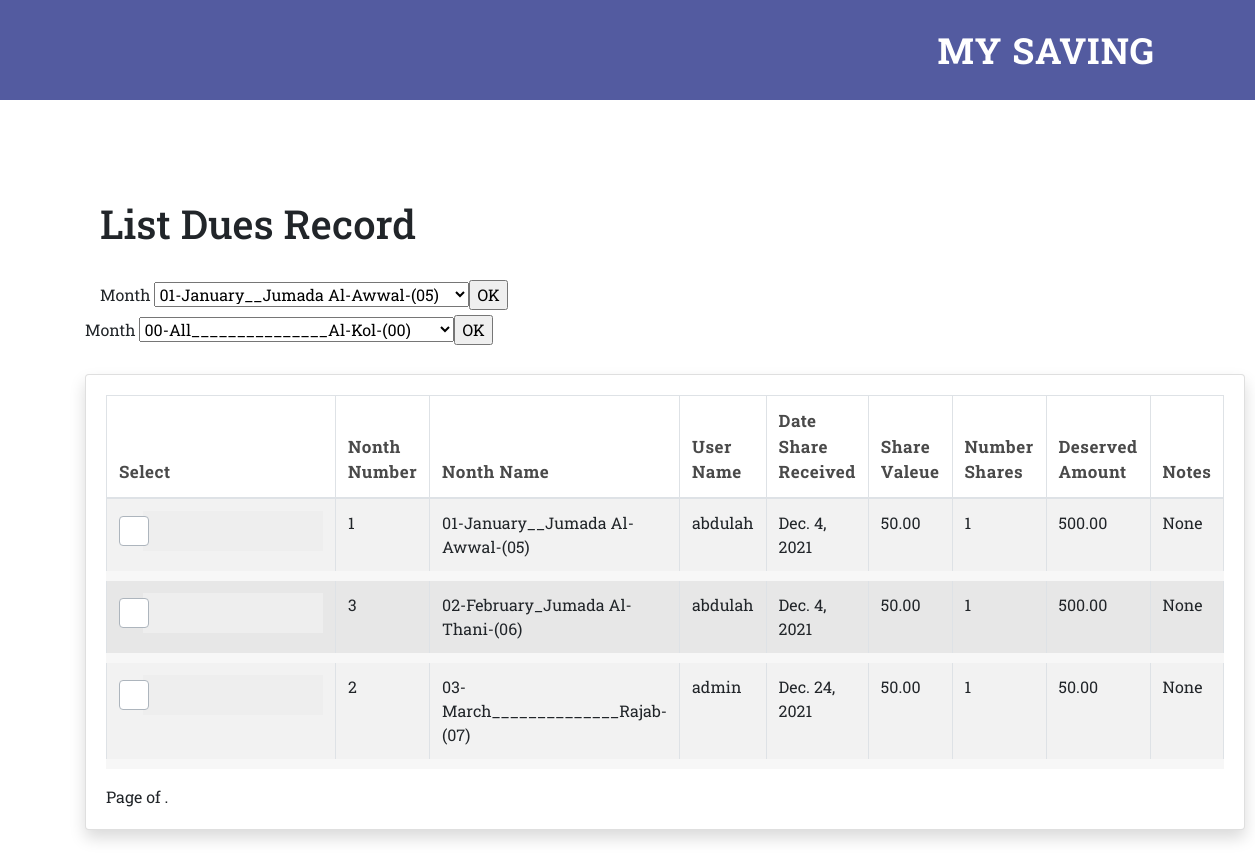
/accounts/my_dues_record_list/ (signed in), run on the app's committed database.
### accounts/models.py (models this page shows, shortened)
class  Association_Months_MODEL(models.Model):
    CHOOSE_MONTH_NUMBER = '00'
    JAN                 = '01'
    FEB                 = '02'
    MAR                 = '03'
    APR                 = '04'
    MAY                 = '05'
    JUN                 = '06'
    JUL                 = '07'
    AUG                 = '08'
    SEP                 = '09'
    OCT                 = '10'
    NOV                 = '11'
    DEC                 = '12'
    MONTH_NUMBER = [
    (CHOOSE_MONTH_NUMBER ,  'Choose The Month Number'),
    (JAN                 ,                       '01'),
    (FEB                 ,                       '02'),
    (MAR                 ,                       '03'),
    (APR                 ,                       '04'),
    (MAY                 ,                       '05'),
    (JUN                 ,                       '06'),
    (JUL                 ,                       '07'),
    (AUG                 ,                       '08'),
    (SEP                 ,                       '09'),
    (OCT                 ,                       '10'),
    (NOV                 ,                       '11'),
    (DEC                 ,                       '12'),
    ]
    JANUARY             = '01-January__Jumada Al-Awwal-(05)'
    FEBRUARY            = '02-February_Jumada Al-Thani-(06)'
    MARCH               = '03-March______________Rajab-(07)'
    APRIL               = '04-April_____________Shaban-(08)'
    MAY                 = '05-May______________Ramadan-(09)'
    JUNE                = '06-June_____________Shawwal-(10)'
    JULY                = '07-July__________Dhul-Qadah-(11)'
    AUGUST              = '08-August_______Dhul-Hijjah-(12)'
    SEPTEMBER           = '09-September_______Muharram-(01)'
    OCTOBER             = '10-October____________Safar-(02)'
    NOVEMBER            = '11-November___Rabi Al-Awwal-(03)'
    DECEMBER            = '12-December___Rabi Al-Thani-(04)'
    All                 = '00-All_______________Al-Kol-(00)'
    MONTH_NAME = [
    (JANUARY            ,  '01-January__Jumada Al-Awwal-(05)')  ,
    (FEBRUARY           ,  '02-February_Jumada Al-Thani-(06)')  ,
    (MARCH              ,  '03-March______________Rajab-(07)')  ,
    (APRIL              ,  '04-April_____________Shaban-(08)')  ,
    (MAY                ,  '05-May______________Ramadan-(09)')  ,
    (JUNE               ,  '06-June_____________Shawwal-(10)')  ,
    (JULY               ,  '07-July__________Dhul-Qadah-(11)')  ,
    (AUGUST             ,  '08-August_______Dhul-Hijjah-(12)')  ,
    (SEPTEMBER          ,  '09-September_______Muharram-(01)')  ,
    (OCTOBER            ,  '10-October____________Safar-(02)')  ,
    (NOVEMBER           ,  '11-November___Rabi Al-Awwal-(03)')  ,
    (DECEMBER           ,  '12-December___Rabi Al-Thani-(04)')  ,
    (All                ,  '00-All_______________Al-Kol-(00)')  ,
    ]
    AM_MonthName            = models.CharField(max_length=50                                     , db_index=True , blank=False  , null=False  , verbose_name="إسم الشهر"         , choices=MONTH_NAME   , default='Please Choose ')
    AM_User                 = models.ForeignKey(User         , on_delete=models.CASCADE                                                       , verbose_name="اسم المشترك")
    AM_DateShareReceived    = models.DateField(                                                    db_index=True , blank=True   , null=True   , verbose_name="تاريخ استلام اﻷسهم/المشاركات/المستحقات"    , help_text='Required Field')
    AM_ShareValue           = models.DecimalField(default=50 , max_digits=8 , decimal_places=2   , db_index=True , blank=False  , null=False  , verbose_name="قيمة السهم")
    AM_NumberShares         = models.IntegerField(default=1                                      , db_index=True , blank=False  , null=False  , verbose_name="عدد الأسهم")
    AM_DeservedAmount       = models.DecimalField(default=50 , max_digits=8 , decimal_places=2   , db_index=True , blank=False  , null=False  , verbose_name=" المبلغ المستحق")
    AM_Notes                = models.CharField(max_length=50                                     , db_index=True , blank=True   , null=True   , verbose_name="الملاحظات")
    class Meta:
        ordering = ['AM_MonthName']

### accounts/views.py (the view)
# urls.py: path('my_dues_record_list/'                      , views.My_Dues_Record_ListView_Search.as_view()       , name='My_Dues_Record_ListView_Search_URL'),
class My_Dues_Record_ListView_Search(LoginRequiredMixin , TemplateView):
    template_name = 'registration/my_dues_record_list.html'# The Page HTML to Display
    def get_context_data(self, **kwargs):
        query = self.request.GET.get('search_tool')# Save Searvh Criterian In a Variable
        if query:
            context = super().get_context_data(**kwargs)
            context['queryset_monthes_menu'] = Monthes_Menu_MODEL.objects.all()
            context['queryset_dues_record_list']    = Association_Months_MODEL.objects.filter(AM_MonthName__icontains=query)
            return context
        else:
            context = super().get_context_data(**kwargs)
            context['queryset_monthes_menu'] = Monthes_Menu_MODEL.objects.all()
            context['queryset_dues_record_list']    = Association_Months_MODEL.objects.all()
            return context

### accounts/templates/registration/my_dues_record_list.html (shortened to what this page needs)
{% extends "commons/base.html" %}
{% load static %}
{% load crispy_forms_tags %}
{% block Page_Title  %}
<h1>List Dues Record</h1>
{% endblock Page_Title %}
{% block Contents_Page %}
<br>
        <form action="{% url 'My_Dues_Record_ListView_Search_URL' %}" method="get">
            <label>Month</label>
                <select name="search_tool" >
                    <option value = "01-January__Jumada Al-Awwal-(05)">01-January__Jumada Al-Awwal-(05)</option>
            <input type="submit" value="OK"/>
        </form>
<div class="d-sm-flex align-items-left  mb-4">
    <section id="search" class="alt">
        <div class="row">
            <form action="{% url 'My_Dues_Record_ListView_Search_URL' %}"  method="get">
                <label>Month</label>
                    <select name="search_tool">
                        <option value = ""              >00-All_______________Al-Kol-(00)</option>
                        <input type="submit" value="OK" />
            </form>
        </div>
    </section>
</div>
<div class="row">
  <div class="col-md-0">
      <div class="card shadow mb-4">
          <div class="card-body">
              <div id="dataTable_wrapper" class="dataTables_wrapper dt-bootstrap4">
                  <div class="row">
                      <div class="col-sm-12">
                          <table class="table-responsive-xl table table-hover table-striped table-bordered dataTable" id="dataTable" width="100%"
                                 cellspacing="0" role="grid" aria-describedby="dataTable_info">
                              <thead>
                                  <tr role="row">
                                  <th class="sorting" tabindex="0" aria-controls="dataTable" rowspan="1"
                                      colspan="1" aria-label="" style="">Select
                                  <th class="sorting" tabindex="0" aria-controls="dataTable" rowspan="1"
                                      colspan="1" aria-label="" style="">Nonth Number
                                  </th>
                                  <th class="sorting" tabindex="0" aria-controls="dataTable" rowspan="1"
                                      colspan="1" aria-label="" style="">Nonth Name
                                  </th>
                                  <th class="sorting" tabindex="0" aria-controls="dataTable" rowspan="1"
                                      colspan="1" aria-label="" style="">User Name
                                  </th>
                                  <th class="sorting" tabindex="0" aria-controls="dataTable" rowspan="1"
                                      colspan="1" aria-label="" style="">Date share Received
                                  </th>
                                  <th class="sorting" tabindex="0" aria-controls="dataTable" rowspan="1"
                                      colspan="1" aria-label="" style="">Share Valeue
                                  </th>
                                  <th class="sorting" tabindex="0" aria-controls="dataTable" rowspan="1"
                                      colspan="1" aria-label="" style="">Number Shares
                                  </th>
                                  <th class="sorting" tabindex="0" aria-controls="dataTable" rowspan="1"
                                      colspan="1" aria-label="" style="">Deserved Amount
                                  </th>
                                  <th class="sorting" tabindex="0" aria-controls="dataTable" rowspan="1"
                                      colspan="1" aria-label="" style="">Notes
                                  </th>
                              </tr>
                              </thead>
                              <tbody>
                              {% for object_list_item in queryset_dues_record_list %}
                              <tr role="row">
                                  <td class="text-center">
                                      <div class="custom-control-lg custom-control custom-checkbox">
                                          <label class="custom-control-label" for="check{{ object_list_item.pk }}"></label>
                                      </div>
                                  </td>
                                <td>{{ object_list_item.pk  }}</td>
                                <td>{{ object_list_item.AM_MonthName }}</td>
                                <td>{{ object_list_item.AM_User }}</td>
                                <td>{{ object_list_item.AM_DateShareReceived }}</td>
                                <td>{{ object_list_item.AM_ShareValue }}</td>
                                <td>{{ object_list_item.AM_NumberShares }}</td>
                                <td>{{ object_list_item.AM_DeservedAmount }}</td>
                                <td>{{ object_list_item.AM_Notes }}</td>
                              </tr>
                              {% endfor %}
                              </tbody>
                          </table>
                      </div>
                  </div>
                  <div class="row">
                      <div class="col-12 ">
                          <div class="pagination">
                              <span class="step-links">
                                  <span class="current">
                                      Page {{ page_obj.number }} of {{ page_obj.paginator.num_pages }}.
                                  </span>
                              </span>
                          </div>
                      </div>
                  </div>
              </div>
          </div>
      </div>
  </div>
</div>
{% endblock Contents_Page %}

### static/assets/css/templatemo-style.css (style rules this page uses)
body { font-family: 'Roboto Slab', sans-serif; }
input, select, textarea { outline: none; }
section#search { border-bottom: none; padding-bottom: 0px; }
section { border-bottom: 3px solid #eee; padding-bottom: 100px; }
table { width: 100%; }
table tbody tr { border-left: 0; border-right: 0; border-bottom: 10px solid #f7f7f7; }
table td { padding: 20px; }
table th { padding: 0px 20px 20px 20px; font-size: 17px; font-weight: 700; letter-spacing: 0.5px; text-align: left; text-transform: capitalize; }
table tbody tr { background-color: #e7e7e7; }
table tbody tr:nth-child(2n + 1) { background-color: #fff; }
table th { color: #4a4a4a; }
input[type="checkbox"] + label, input[type="radio"] + label { text-decoration: none; cursor: pointer; display: inline-block; font-size: 14px; letter-spacing: 0; text-transform: none; font-weight: 300; background-color: #eee; padding: 20px; padding-right: 1rem; position: relative; min-width: 180px; width: 100%; display: inline-block; line-height: 22px; }
input[type="checkbox"] + label:before, input[type="radio"] + label:before { -moz-osx-font-smoothing: grayscale; -webkit-font-smoothing: antialiased; font-family: FontAwesome; font-style: normal; font-weight: normal; text-transform: none !important; }
input[type="checkbox"] + label:before, input[type="radio"] + label:before { border-radius: 0px; background-color: #fff; content: ''; display: inline-block; line-height: 30px; position: absolute; text-align: center; width: 30px; height: 30px; top: 50%; transform: translateY(-50%); right: 10px; }
input[type="checkbox"] + label:before { border-radius: 0; }
#search form:before { font-family: 'FontAwesome'; -moz-transform: scaleX(-1); -webkit-transform: scaleX(-1); -ms-transform: scaleX(-1); transform: scaleX(-1); color: #fff; content: '\f002'; cursor: default; display: block; position: absolute; right: 50px; text-align: center; top: 35px; font-size: 18px; }

### data on the page
Association_Months_MODEL: pk "1", AM_MonthName "01-January__Jumada Al-Awwal-(05)", AM_User "abdulah", AM_DateShareReceived "Dec. 4, 2021", AM_ShareValue "50.00", AM_NumberShares "1", AM_DeservedAmount "500.00", AM_Notes "None"
Association_Months_MODEL: pk "3", AM_MonthName "02-February_Jumada Al-Thani-(06)", AM_User "abdulah", AM_DateShareReceived "Dec. 4, 2021", AM_ShareValue "50.00", AM_NumberShares "1", AM_DeservedAmount "500.00", AM_Notes "None"
Association_Months_MODEL: pk "2", AM_MonthName "03-March______________Rajab-(07)", AM_User "admin", AM_DateShareReceived "Dec. 24, 2021", AM_ShareValue "50.00", AM_NumberShares "1", AM_DeservedAmount "50.00", AM_Notes "None"
